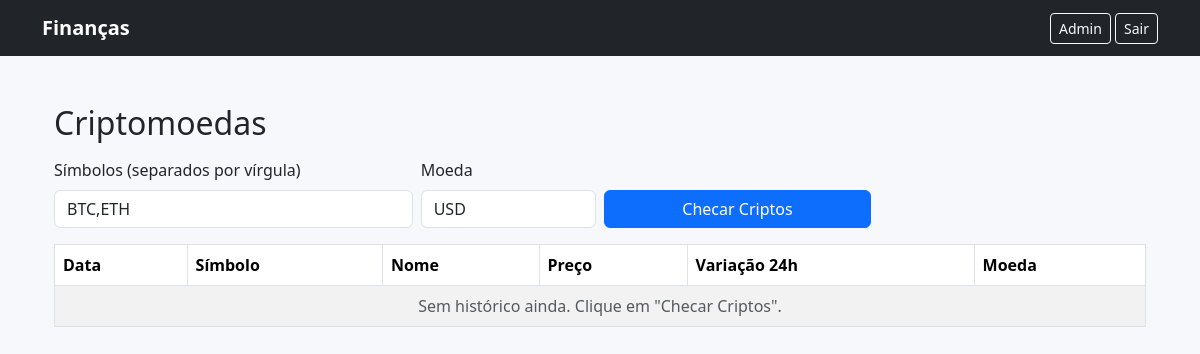
Page /criptos/ (signed in) on the earlier database version.
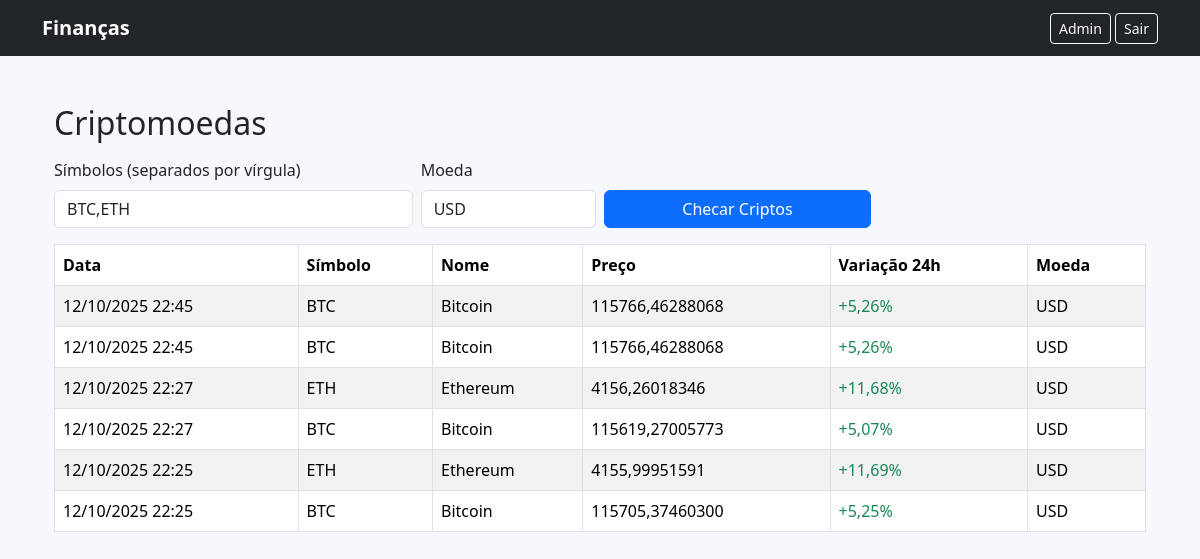
Same page on the later database version.
### financas/models.py (models this page shows, shortened)
class CotacaoCripto(models.Model):
    simbolo = models.CharField("Símbolo", max_length=10, db_index=True)
    nome = models.CharField("Nome", max_length=50, blank=True, default="")
    moeda_fiat = models.CharField("Moeda Fiat", max_length=5, default="USD")
    preco = models.DecimalField("Preço", max_digits=20, decimal_places=8)
    variacao_24h = models.DecimalField(
        "Variação 24h (%)",
        max_digits=7,
        decimal_places=2,
        default=Decimal("0.00"),
    )
    data_consulta = models.DateTimeField(
        "Data da consulta", auto_now_add=True, db_index=True
    )
    class Meta:
        verbose_name = "Cotação de Cripto"
        verbose_name_plural = "Cotações de Cripto"
        ordering = ["-data_consulta", "simbolo"]

### financas/views.py (the view)
# urls.py: path("criptos/", views.criptos_view, name="criptos_view"),
@login_required
def criptos_view(request: HttpRequest) -> HttpResponse:
    historico = CotacaoCripto.objects.order_by("-data_consulta")[:50]
    return render(request, "financas/criptos.html", {"historico": historico})

### templates/financas/criptos.html (shortened to what this page needs)
{% extends "financas/base.html" %}
{% load static %}
{% block content %}
<div class="container py-4">
  <h2 class="mb-3">Criptomoedas</h2>
  <form id="form-criptos" class="row g-2 align-items-end mb-3">
    <div class="col-sm-6 col-md-4">
      <label for="symbols" class="form-label">Símbolos (separados por vírgula)</label>
      <input id="symbols" name="symbols" type="text" class="form-control" value="BTC,ETH" />
    </div>
    <div class="col-sm-4 col-md-2">
      <label for="convert" class="form-label">Moeda</label>
      <input id="convert" name="convert" type="text" class="form-control" value="USD" />
    </div>
    <div class="col-sm-12 col-md-3">
      <button id="btn-checar" type="button" class="btn btn-primary w-100">
        Checar Criptos
      </button>
    </div>
  </form>
  <div class="table-responsive">
    <table id="tabela-criptos" class="table table-striped table-bordered align-middle">
      <thead>
        <tr>
          <th>Data</th>
          <th>Símbolo</th>
          <th>Nome</th>
          <th>Preço</th>
          <th>Variação 24h</th>
          <th>Moeda</th>
        </tr>
      </thead>
      <tbody>
        {% for c in historico %}
        <tr>
          <td data-iso="{{ c.data_consulta|date:'c' }}">{{ c.data_consulta|date:"d/m/Y H:i" }}</td>
          <td>{{ c.simbolo }}</td>
          <td>{{ c.nome }}</td>
          <td>{{ c.preco }}</td>
          <td>
            {% if c.variacao_24h >= 0 %}<span class="text-success">+{{ c.variacao_24h }}%</span>
            {% else %}<span class="text-danger">{{ c.variacao_24h }}%</span>
            {% endif %}
          </td>
          <td>{{ c.moeda_fiat }}</td>
        </tr>
        {% empty %}
        <tr><td colspan="6" class="text-center text-muted">Sem histórico ainda. Clique em "Checar Criptos".</td></tr>
        {% endfor %}
      </tbody>
    </table>
  </div>
</div>
{% endblock %}

### templates/financas/base.html (shortened to what this page needs)
<!doctype html>
<html lang="pt-br">
<head>
  <link href="https://cdn.jsdelivr.net/npm/bootstrap@5.3.3/dist/css/bootstrap.min.css" rel="stylesheet">
</head>
<body>
  <nav class="navbar navbar-dark bg-dark mb-4">
    <div class="container">
      <a class="navbar-brand" href="{% url 'financas:lista' %}">Finanças</a>
      <div>
        <a class="btn btn-outline-light btn-sm" href="/admin/">Admin</a>
        <a class="btn btn-outline-light btn-sm" href="{% url 'logout' %}">Sair</a>
      </div>
    </div>
  </nav>
  <div class="container mb-5">
    {% block content %}{% endblock %}
  </div>
</body>
</html>

### templates/financas/base.html (style rules this page uses)
body { background: #f7f8fb; }
.navbar-brand { font-weight: 600; }
.table > :not(caption) > * > * { vertical-align: middle; }

Differences in the rows shown:
added CotacaoCripto: data_consulta "12/10/2025 22:45", simbolo "BTC", nome "Bitcoin", preco "115766,46288068", variacao_24h "5,26", moeda_fiat "USD"
added CotacaoCripto: data_consulta "12/10/2025 22:45", simbolo "BTC", nome "Bitcoin", preco "115766,46288068", variacao_24h "5,26", moeda_fiat "USD"
added CotacaoCripto: data_consulta "12/10/2025 22:27", simbolo "ETH", nome "Ethereum", preco "4156,26018346", variacao_24h "11,68", moeda_fiat "USD"
added CotacaoCripto: data_consulta "12/10/2025 22:27", simbolo "BTC", nome "Bitcoin", preco "115619,27005773", variacao_24h "5,07", moeda_fiat "USD"
added CotacaoCripto: data_consulta "12/10/2025 22:25", simbolo "ETH", nome "Ethereum", preco "4155,99951591", variacao_24h "11,69", moeda_fiat "USD"
added CotacaoCripto: data_consulta "12/10/2025 22:25", simbolo "BTC", nome "Bitcoin", preco "115705,37460300", variacao_24h "5,25", moeda_fiat "USD"
Other differences:
text no longer shown: "Sem histórico ainda. Clique em \"Checar Criptos\"."
